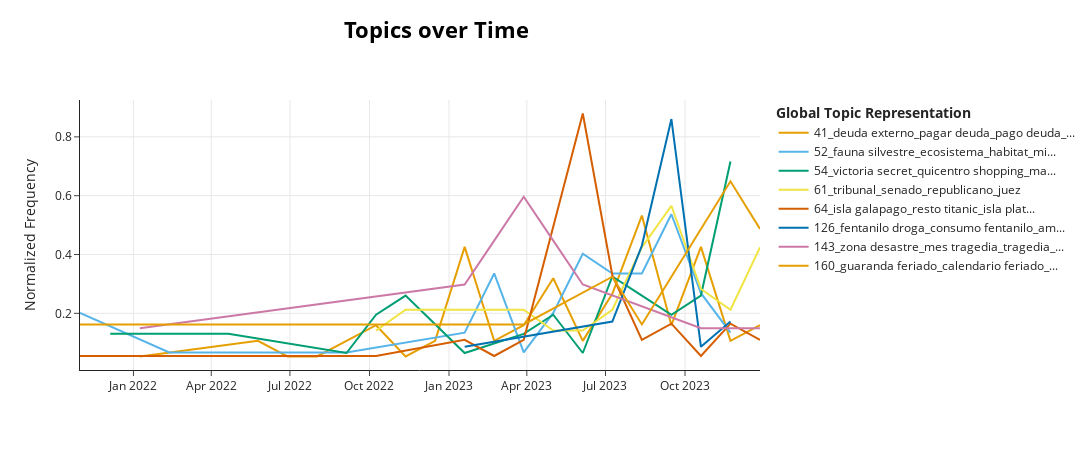

The code cell stored with this chart in its notebook:
### Code cell
model.visualize_topics_over_time(topics_over_timet, topics=[41, 52, 54, 61, 64, 126, 143, 160], normalize_frequency=True)

### Figure 1 — Plotly figure (JSON) as saved in the notebook; plotly's stock layout.template omitted (floating-point values rounded to 4 significant figures)
{"data": [{"hoverinfo": "text", "hovertext": ["<b>Topic 41</b><br>Words: electoral riesgo, emision presupuesto, mercado internacional, riesgo estancar, calificacion riesgo", "<b>Topic 41</b><br>Words: bono deuda, deuda externo, pagar deuda, mercado internacional, papel deuda", "<b>Topic 41</b><br>Words: 13 riesgo, presidencial riesgo, inflacion debilitacion, escalada inflacion, internacional inestabilidad", "<b>Topic 41</b><br>Words: riesgo 1600, petroleo 1500, 1500 indice, petroleo indice, 1600 punto", "<b>Topic 41</b><br>Words: 1726 punto, petroleo subida, 2852 punto, petrolero mostrar, reperfilamiento deuda", "<b>Topic 41</b><br>Words: inversionista internacional, unidos inversionista, bajo inversionista, deuda bono, paro riesgo", "<b>Topic 41</b><br>Words: dolar caida, inflacion peru, dolar cerro, provoco volatilidad, martes 38370", "<b>Topic 41</b><br>Words: riesgo calificacion, calificacion riesgo, riesgo summaratings, avellan riesgo, fiscal endeudamiento", "<b>Topic 41</b><br>Words: crisis politico, deuda externo, aumento riesgo, riesgo cerro, riesgo paso", "<b>Topic 41</b><br>Words: finanza mejorar, internacional crecio, inversionista exterior, banco inversion, deuda externo", "<b>Topic 41</b><br>Words: crisis politico, reestructuracion deuda, especulacion politico, credit suisse, bono deuda", "<b>Topic 41</b><br>Words: inversionista acreedor, presidente guillermo, inversionista internacional, investment securities, securities banco", "<b>Topic 41</b><br>Words: punto riesgo, indicador riesgo, riesgo precio, destitucion presidente, riesgo", "<b>Topic 41</b><br>Words: riesgo incumplimiento, riesgo alto, alto riesgo, percepcion riesgo, riesgo dar", "<b>Topic 41</b><br>Words: calificacion riesgo, eleccion presidencial, riesgo indicador, alto riesgo, presidencial anticipado", "<b>Topic 41</b><br>Words: incertidumbre politico, inversionista internacional, deuda externo, inversion extranjero, inversionista esperar", "<b>Topic 41</b><br>Words: indicador riesgo, aumento riesgo, deuda externo, riesgo caer, 2025 2026", "<b>Topic 41</b><br>Words: 2026, 2024, deuda comercial, deuda bastante, pago deuda", "<b>Topic 41</b><br>Words: percibir riesgoso, deuda externo, hueco fiscal, riesgo mayor, alto riesgo"], "marker": {"color": "#E69F00"}, "mode": "lines", "name": "41_deuda externo_pagar deuda_pago deuda_...", "type": "scatter", "x": ["2022-01-08T07:49:55.000000000", "2022-05-24T23:19:45.000000000", "2022-06-28T03:12:12.500000000", "2022-08-01T07:04:40.000000000", "2022-09-04T10:57:07.500000000", "2022-10-08T14:49:35.000000000", "2022-11-11T18:42:02.500000000", "2022-12-15T22:34:30.000000000", "2023-01-19T02:26:57.500000000", "2023-02-22T06:19:25.000000000", "2023-03-28T10:11:52.500000000", "2023-05-01T14:04:20.000000000", "2023-06-04T17:56:47.500000000", "2023-07-08T21:49:15.000000000", "2023-08-12T01:41:42.500000000", "2023-09-15T05:34:10.000000000", "2023-10-19T09:26:37.500000000", "2023-11-22T13:19:05.000000000", "2023-12-26T17:11:32.500000000"], "y": [0.05322, 0.1064, 0.05322, 0.05322, 0.1064, 0.1597, 0.05322, 0.1064, 0.4258, 0.1064, 0.1597, 0.3193, 0.1064, 0.2661, 0.5322, 0.1597, 0.4258, 0.1064, 0.1597]}, {"hoverinfo": "text", "hovertext": ["<b>Topic 52</b><br>Words: reserva marino, reserva marina, pesca reserva, ministro manrique, reducir deforestacion", "<b>Topic 52</b><br>Words: marino protegido, mantarrayas ballenas, reserva marino, marino mantarrayas, prohibicion pesca", "<b>Topic 52</b><br>Words: camaronero productor, hectarea legalizar, productor camar, 218351 legalizacion, legalizar establecer", "<b>Topic 52</b><br>Words: parque natural, natural parque, reserva ecologico, natural diaambienteec, diaambienteec reserva", "<b>Topic 52</b><br>Words: guayaquil iguana, iguana dorado, cinco iguana, iguana, ilegal especie", "<b>Topic 52</b><br>Words: pesquero autorizacion, control pesquero, pesca periodo, pesca establecer, 4500 pesca", "<b>Topic 52</b><br>Words: hipopotamo colombia, hipopotamo mexico, especie hippopotamus, 72 hipopotamo, peligro fauna", "<b>Topic 52</b><br>Words: tarjeta amarillo, sector pesquero, amarillo advertencia, amarillo impedir, enlatado pescado", "<b>Topic 52</b><br>Words: biodiversidad galapago, sostenible biodiversidad, biodiversidad pictwittercom8hwpkt3jyx, ecosistema, biodiversidad", "<b>Topic 52</b><br>Words: reserva biosfera, especie anfibio, biodiversidad, camara pesquerio, fauna", "<b>Topic 52</b><br>Words: conservacion especie, conservacion jaguar, guayaquilsegura aquilesalvarez, conservacion ecosistema, biodiversidad torrencial", "<b>Topic 52</b><br>Words: ecosistema terrestre, biocorredor amazonico, bosque nativo, ministerio ambiente, ecosistema", "<b>Topic 52</b><br>Words: fauna silvestre, ilegal fauna, tiburon ballena, permitido pesca, fauna", "<b>Topic 52</b><br>Words: tortuga marino, fauna, flora fauna, anidacion tortuga, vida silvestre", "<b>Topic 52</b><br>Words: tortuga gigante, grupo 94, tortuga, restaurante guayaquil, habitat natural"], "marker": {"color": "#56B4E9"}, "mode": "lines", "name": "52_fauna silvestre_ecosistema_habitat_mi...", "type": "scatter", "x": ["2021-10-31T04:24:22.860000000", "2022-02-11T11:42:22.500000000", "2022-04-20T19:27:17.500000000", "2022-05-24T23:19:45.000000000", "2022-09-04T10:57:07.500000000", "2023-01-19T02:26:57.500000000", "2023-02-22T06:19:25.000000000", "2023-03-28T10:11:52.500000000", "2023-05-01T14:04:20.000000000", "2023-06-04T17:56:47.500000000", "2023-07-08T21:49:15.000000000", "2023-08-12T01:41:42.500000000", "2023-09-15T05:34:10.000000000", "2023-10-19T09:26:37.500000000", "2023-11-22T13:19:05.000000000"], "y": [0.2013, 0.06712, 0.06712, 0.06712, 0.06712, 0.1342, 0.3356, 0.06712, 0.2013, 0.4027, 0.3356, 0.3356, 0.5369, 0.2685, 0.1342]}, {"hoverinfo": "text", "hovertext": ["<b>Topic 54</b><br>Words: importacion juguete, juguete importado, patin juguete, ranking juguete, juguete juego", "<b>Topic 54</b><br>Words: mercado televisor, american eagle, 2019 prepandemia, futbol expectativa, eagle abririr", "<b>Topic 54</b><br>Words: 2019 inicio, centro comercial, condado shopping, tienda abrira, tienda planificar", "<b>Topic 54</b><br>Words: mexico colombia, importacion juguete, colombia lanzamiento, estadounidense ropa, ecuatoriano marca", "<b>Topic 54</b><br>Words: abrir tienda, tienda quito, producto tienda, tienda under, multinacional ropa", "<b>Topic 54</b><br>Words: calzado brasilero, brasilero usaflex, firma brasilero, brasilero previsto, marca calzado", "<b>Topic 54</b><br>Words: marca womensecret, inauguro tienda, fashion mall, empresa brasilero, mall ubicado", "<b>Topic 54</b><br>Words: marca estadounidense, marca internacional, sostener mercado, guayaquil gap, marca manta", "<b>Topic 54</b><br>Words: victoria secret, secret abrira, local victoria, neto victoria, secret llegar", "<b>Topic 54</b><br>Words: ecuatoriano comercio, marca italiano, tienda marca, marca ropa, comercio electronico", "<b>Topic 54</b><br>Words: comercial mall, centro comercial, prati supermercado, espacio mall, mall", "<b>Topic 54</b><br>Words: linea amazon, marketing chevignon, tienda virtual, amazon prime, loja chevignon", "<b>Topic 54</b><br>Words: black friday, comercio electronico, electronico amazon, oferta black, producto electronico", "<b>Topic 54</b><br>Words: quicentro shopping, centro comercial, comercial quicentro, sector retail, mall"], "marker": {"color": "#009E73"}, "mode": "lines", "name": "54_victoria secret_quicentro shopping_ma...", "type": "scatter", "x": ["2021-12-05T03:57:27.500000000", "2022-04-20T19:27:17.500000000", "2022-09-04T10:57:07.500000000", "2022-10-08T14:49:35.000000000", "2022-11-11T18:42:02.500000000", "2023-01-19T02:26:57.500000000", "2023-03-28T10:11:52.500000000", "2023-05-01T14:04:20.000000000", "2023-06-04T17:56:47.500000000", "2023-07-08T21:49:15.000000000", "2023-08-12T01:41:42.500000000", "2023-09-15T05:34:10.000000000", "2023-10-19T09:26:37.500000000", "2023-11-22T13:19:05.000000000"], "y": [0.1302, 0.1302, 0.06509, 0.1953, 0.2604, 0.06509, 0.1302, 0.1953, 0.06509, 0.3255, 0.2604, 0.1953, 0.2604, 0.716]}, {"hoverinfo": "text", "hovertext": ["<b>Topic 61</b><br>Words: determinarar democrata, partido republicano, republicano, ola republicano, climatico republicano", "<b>Topic 61</b><br>Words: republicano, aunque republicano, partido democrata, presidencia 20172021, democrata", "<b>Topic 61</b><br>Words: trump tribunal, expresidente imputado, expresidente afrontar, expresidente declaro, expresidente nueva", "<b>Topic 61</b><br>Words: escritora juez, jurado neoyorquino, juez advirtio, carroll acusar, pronunciar veredicto", "<b>Topic 61</b><br>Words: tribunal federal, juez federal, abogado trump, sede tribunal, obstruir justicia", "<b>Topic 61</b><br>Words: judicial trump, trump candidato, presidencial 2024, legal democrata, expresidente donald", "<b>Topic 61</b><br>Words: presidencial 2020, eleccion presidencial, presidencial 2024, eleccion 2020, democrata joe", "<b>Topic 61</b><br>Words: senado, democrata, senador esposa, acusacion, nueva york", "<b>Topic 61</b><br>Words: republicano, democrata, presidencial, crisis diplomatico, nueva york", "<b>Topic 61</b><br>Words: presidente trump, expresidente presentar, presidente biden, lider democrata, presidente", "<b>Topic 61</b><br>Words: tribunal supremo, primario republicana, tribunal, 20172021, republicano"], "marker": {"color": "#F0E442"}, "mode": "lines", "name": "61_tribunal_senado_republicano_juez", "type": "scatter", "x": ["2022-10-08T14:49:35.000000000", "2022-11-11T18:42:02.500000000", "2023-03-28T10:11:52.500000000", "2023-05-01T14:04:20.000000000", "2023-06-04T17:56:47.500000000", "2023-07-08T21:49:15.000000000", "2023-08-12T01:41:42.500000000", "2023-09-15T05:34:10.000000000", "2023-10-19T09:26:37.500000000", "2023-11-22T13:19:05.000000000", "2023-12-26T17:11:32.500000000"], "y": [0.1414, 0.2121, 0.2121, 0.1414, 0.1414, 0.2121, 0.4243, 0.5657, 0.2828, 0.2121, 0.4243]}, {"hoverinfo": "text", "hovertext": ["<b>Topic 64</b><br>Words: turistico isla, movilizar isla, isla rico, galapago crucero, crucero", "<b>Topic 64</b><br>Words: neopanamax barco, barco, ingreso nave, nave mayor, ampliacion canal", "<b>Topic 64</b><br>Words: operar isla, barco santa, isla bartolome, dirigir isla, isla encantado", "<b>Topic 64</b><br>Words: pilotsnnthe american, objeto volador, naval, lago, volador", "<b>Topic 64</b><br>Words: isla comunicado, isla galapago, producto islasgalapago, alimento archipielago, viver isla", "<b>Topic 64</b><br>Words: isla galapago, transporte maritimo, hacia isla, emergencia transporte, guayaquilsanto cruz", "<b>Topic 64</b><br>Words: oceangate expeditions, resto titanic, titanic, oceangate, oceano", "<b>Topic 64</b><br>Words: abasteciar isla, isla galapago, helicoptero naval, buque cygnus, reserva marina", "<b>Topic 64</b><br>Words: barco, 29 pasajero, lago organizador, lago 56, marino plesiosaurio", "<b>Topic 64</b><br>Words: hundimiento barco, nave implosionar, barco madrugada, naufragio ecu911, zarpo buque", "<b>Topic 64</b><br>Words: barco rescatar, barco naufrago, millenium rescatar, guayaquil naufrago, embarcacion millenium", "<b>Topic 64</b><br>Words: guayaquil guayaquil, exportacion banano, guayaquil contecon, llegar guayaquil, portuario posorja", "<b>Topic 64</b><br>Words: puerto guayaquil, maersk puerto, naviera mediterranean, naviera multinacional, naviera grande"], "marker": {"color": "#D55E00"}, "mode": "lines", "name": "64_isla galapago_resto titanic_isla plat...", "type": "scatter", "x": ["2021-10-31T04:24:22.860000000", "2022-04-20T19:27:17.500000000", "2022-10-08T14:49:35.000000000", "2023-01-19T02:26:57.500000000", "2023-02-22T06:19:25.000000000", "2023-03-28T10:11:52.500000000", "2023-06-04T17:56:47.500000000", "2023-07-08T21:49:15.000000000", "2023-08-12T01:41:42.500000000", "2023-09-15T05:34:10.000000000", "2023-10-19T09:26:37.500000000", "2023-11-22T13:19:05.000000000", "2023-12-26T17:11:32.500000000"], "y": [0.05496, 0.05496, 0.05496, 0.1099, 0.05496, 0.1099, 0.8794, 0.3298, 0.1099, 0.1649, 0.05496, 0.1649, 0.1099]}, {"hoverinfo": "text", "hovertext": ["<b>Topic 126</b><br>Words: cofepris mexico, mexico conocio, farmaco supervision, consumo clonazepam, irresponsable farmaco", "<b>Topic 126</b><br>Words: estupefaciente medicamento, posparto farmaco, medicamento incluirar, medicamento contener, establecimiento farmaceutico", "<b>Topic 126</b><br>Words: droga fentanilo, fentanilo droga, adiccion fentanilo, consumo fentanilo, fentanilo consumidor", "<b>Topic 126</b><br>Words: fentanilo droga, trafico fentanilo, ampolla fentanilo, fentanilo, narcotico", "<b>Topic 126</b><br>Words: heroina fentanilo, heroin fentanilo, introduccion fentanilo, pastilla fentanilo, consumo fentanilo", "<b>Topic 126</b><br>Words: consumo fentanilo, fentanilo unidos, fentanilo, mexico, crisis droga"], "marker": {"color": "#0072B2"}, "mode": "lines", "name": "126_fentanilo droga_consumo fentanilo_am...", "type": "scatter", "x": ["2023-01-19T02:26:57.500000000", "2023-07-08T21:49:15.000000000", "2023-08-12T01:41:42.500000000", "2023-09-15T05:34:10.000000000", "2023-10-19T09:26:37.500000000", "2023-11-22T13:19:05.000000000"], "y": [0.08607, 0.1721, 0.4303, 0.8607, 0.08607, 0.1721]}, {"hoverinfo": "text", "hovertext": ["<b>Topic 143</b><br>Words: desastre cancha, jugar ecuavoley, familiar victima, jugar resto, impacto aluvion", "<b>Topic 143</b><br>Words: muerte 29, tragedia, desaparecido 310, ayuda humanitario, municipio quito", "<b>Topic 143</b><br>Words: afectar viviendannu200dpersonal, atender evacuar, alausi provincia, 52 murio, ayuda 27", "<b>Topic 143</b><br>Words: zona desastre, desastre natural, desastre, deslizamiento tierra, busqueda rescate", "<b>Topic 143</b><br>Words: 38 fallecido, familia afectado, emergencia, deslizamiento tierra, desastre", "<b>Topic 143</b><br>Words: montana 26, montana obra, estabilizacion montana, montana detallo, braveza montana", "<b>Topic 143</b><br>Words: sector cementerio, cementerio tulcan, 29 sector, cementerio, alertaemiliannbriana", "<b>Topic 143</b><br>Words: emergencia canton, damnificado tragedia, declarar emergencia, emergencia, emergencia coe"], "marker": {"color": "#CC79A7"}, "mode": "lines", "name": "143_zona desastre_mes tragedia_tragedia_...", "type": "scatter", "x": ["2022-01-08T07:49:55.000000000", "2023-01-19T02:26:57.500000000", "2023-02-22T06:19:25.000000000", "2023-03-28T10:11:52.500000000", "2023-05-01T14:04:20.000000000", "2023-06-04T17:56:47.500000000", "2023-10-19T09:26:37.500000000", "2023-12-26T17:11:32.500000000"], "y": [0.1491, 0.2981, 0.4472, 0.5963, 0.4472, 0.2981, 0.1491, 0.1491]}, {"hoverinfo": "text", "hovertext": ["<b>Topic 160</b><br>Words: domingo descanso, norma feriado, feriado feriado, feriado descanso, cambio feriado", "<b>Topic 160</b><br>Words: desfile festival, festival musical, feriado restriccion, carnaval ambato, cuyo festividad", "<b>Topic 160</b><br>Words: calendario feriado, feriado descanso, carnaval viernes, 10 festividad, turismo feriado", "<b>Topic 160</b><br>Words: latinoamericano festivo, calendario latinoamericano, feriado feriado, 25 feriado, feriado semana", "<b>Topic 160</b><br>Words: espanolo feriado, independencia celebrar, ley feriado, feriado serar, feriado formar", "<b>Topic 160</b><br>Words: tendrir feriado, guaranda feriado, habrar feriado, tres feriado, feriado vivar", "<b>Topic 160</b><br>Words: alistar feriado, independencia guayaquil, festejo guayaquil, feriado atenderar, despu feriado", "<b>Topic 160</b><br>Words: feriado 2024, guaranda feriado, calendario feriado, 11 feriado, 10 festividad", "<b>Topic 160</b><br>Words: feriado carnaval, laborar feriado, 10 feriado, habrar feriado, calendario feriado"], "marker": {"color": "#E69F00"}, "mode": "lines", "name": "160_guaranda feriado_calendario feriado_...", "type": "scatter", "x": ["2021-10-31T04:24:22.860000000", "2022-02-11T11:42:22.500000000", "2022-11-11T18:42:02.500000000", "2023-03-28T10:11:52.500000000", "2023-07-08T21:49:15.000000000", "2023-08-12T01:41:42.500000000", "2023-09-15T05:34:10.000000000", "2023-11-22T13:19:05.000000000", "2023-12-26T17:11:32.500000000"], "y": [0.1622, 0.1622, 0.1622, 0.1622, 0.3244, 0.1622, 0.3244, 0.6489, 0.4867]}], "layout": {"height": 450, "hoverlabel": {"bgcolor": "white", "font": {"family": "Rockwell", "size": 16}}, "legend": {"title": {"text": "<b>Global Topic Representation"}}, "title": {"font": {"color": "Black", "size": 22}, "text": "<b>Topics over Time</b>", "x": 0.4, "xanchor": "center", "y": 0.95, "yanchor": "top"}, "width": 1250, "xaxis": {"showgrid": true}, "yaxis": {"showgrid": true, "title": {"text": "Normalized Frequency"}}}}
